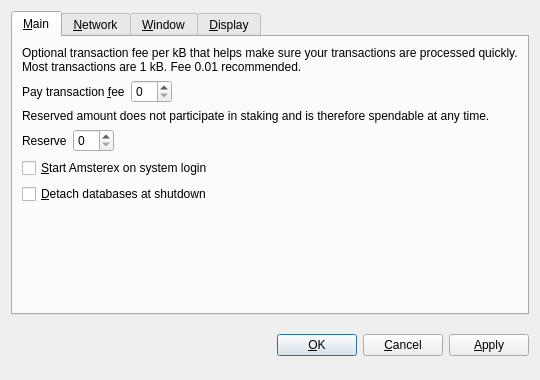
<?xml version="1.0" encoding="UTF-8"?>
<ui version="4.0">
 <class>OptionsDialog</class>
 <widget class="QDialog" name="OptionsDialog">
  <property name="geometry">
   <rect>
    <x>0</x>
    <y>0</y>
    <width>540</width>
    <height>380</height>
   </rect>
  </property>
  <property name="windowTitle">
   <string>Options</string>
  </property>
  <property name="modal">
   <bool>true</bool>
  </property>
  <layout class="QVBoxLayout" name="verticalLayout">
   <item>
    <widget class="QTabWidget" name="tabWidget">
     <property name="tabPosition">
      <enum>QTabWidget::North</enum>
     </property>
     <property name="currentIndex">
      <number>0</number>
     </property>
     <widget class="QWidget" name="tabMain">
      <attribute name="title">
       <string>&amp;Main</string>
      </attribute>
      <layout class="QVBoxLayout" name="verticalLayout_Main">
       <item>
        <widget class="QLabel" name="transactionFeeInfoLabel">
         <property name="text">
          <string>Optional transaction fee per kB that helps make sure your transactions are processed quickly. Most transactions are 1 kB. Fee 0.01 recommended.</string>
         </property>
         <property name="textFormat">
          <enum>Qt::PlainText</enum>
         </property>
         <property name="wordWrap">
          <bool>true</bool>
         </property>
        </widget>
       </item>
       <item>
        <layout class="QHBoxLayout" name="horizontalLayoutFee">
         <item>
          <widget class="QLabel" name="transactionFeeLabel">
           <property name="text">
            <string>Pay transaction &amp;fee</string>
           </property>
           <property name="textFormat">
            <enum>Qt::PlainText</enum>
           </property>
           <property name="buddy">
            <cstring>transactionFee</cstring>
           </property>
          </widget>
         </item>
         <item>
          <widget class="BitcoinAmountField" name="transactionFee"/>
         </item>
         <item>
          <spacer name="horizontalSpacerFee">
           <property name="orientation">
            <enum>Qt::Horizontal</enum>
           </property>
           <property name="sizeHint" stdset="0">
            <size>
             <width>40</width>
             <height>20</height>
            </size>
           </property>
          </spacer>
         </item>
        </layout>
       </item>
       <item>
        <widget class="QLabel" name="reserveBalanceInfoLabel">
         <property name="text">
          <string>Reserved amount does not participate in staking and is therefore spendable at any time.</string>
         </property>
         <property name="textFormat">
          <enum>Qt::PlainText</enum>
         </property>
         <property name="wordWrap">
          <bool>true</bool>
         </property>
        </widget>
       </item>
       <item>
        <layout class="QHBoxLayout" name="horizontalLayoutReserveBalance">
         <item>
          <widget class="QLabel" name="reserveBalanceLabel">
           <property name="text">
            <string>Reserve</string>
           </property>
           <property name="textFormat">
            <enum>Qt::PlainText</enum>
           </property>
           <property name="buddy">
            <cstring>reserveBalance</cstring>
           </property>
          </widget>
         </item>
         <item>
          <widget class="BitcoinAmountField" name="reserveBalance"/>
         </item>
         <item>
          <spacer name="horizontalSpacerReserveBalance">
           <property name="orientation">
            <enum>Qt::Horizontal</enum>
           </property>
           <property name="sizeHint" stdset="0">
            <size>
             <width>40</width>
             <height>20</height>
            </size>
           </property>
          </spacer>
         </item>
        </layout>
       </item>
       <item>
        <widget class="QCheckBox" name="bitcoinAtStartup">
         <property name="toolTip">
          <string>Automatically start Amsterex after logging in to the system.</string>
         </property>
         <property name="text">
          <string>&amp;Start Amsterex on system login</string>
         </property>
        </widget>
       </item>
       <item>
        <widget class="QCheckBox" name="detachDatabases">
         <property name="toolTip">
          <string>Detach block and address databases at shutdown. This means they can be moved to another data directory, but it slows down shutdown. The wallet is always detached.</string>
         </property>
         <property name="text">
          <string>&amp;Detach databases at shutdown</string>
         </property>
        </widget>
       </item>
       <item>
        <spacer name="verticalSpacer_Main">
         <property name="orientation">
          <enum>Qt::Vertical</enum>
         </property>
         <property name="sizeHint" stdset="0">
          <size>
           <width>20</width>
           <height>40</height>
          </size>
         </property>
        </spacer>
       </item>
      </layout>
     </widget>
     <widget class="QWidget" name="tabNetwork">
      <attribute name="title">
       <string>&amp;Network</string>
      </attribute>
      <layout class="QVBoxLayout" name="verticalLayout_Network">
       <item>
        <widget class="QCheckBox" name="mapPortUpnp">
         <property name="toolTip">
          <string>Automatically open the Amsterex client port on the router. This only works when your router supports UPnP and it is enabled.</string>
         </property>
         <property name="text">
          <string>Map port using &amp;UPnP</string>
         </property>
        </widget>
       </item>
       <item>
        <widget class="QCheckBox" name="connectSocks">
         <property name="toolTip">
          <string>Connect to the Amsterex network through a SOCKS proxy (e.g. when connecting through Tor).</string>
         </property>
         <property name="text">
          <string>&amp;Connect through SOCKS proxy:</string>
         </property>
        </widget>
       </item>
       <item>
        <layout class="QHBoxLayout" name="horizontalLayout_Network">
         <item>
          <widget class="QLabel" name="proxyIpLabel">
           <property name="text">
            <string>Proxy &amp;IP:</string>
           </property>
           <property name="textFormat">
            <enum>Qt::PlainText</enum>
           </property>
           <property name="buddy">
            <cstring>proxyIp</cstring>
           </property>
          </widget>
         </item>
         <item>
          <widget class="QValidatedLineEdit" name="proxyIp">
           <property name="maximumSize">
            <size>
             <width>140</width>
             <height>16777215</height>
            </size>
           </property>
           <property name="toolTip">
            <string>IP address of the proxy (e.g. 127.0.0.1)</string>
           </property>
          </widget>
         </item>
         <item>
          <widget class="QLabel" name="proxyPortLabel">
           <property name="text">
            <string>&amp;Port:</string>
           </property>
           <property name="textFormat">
            <enum>Qt::PlainText</enum>
           </property>
           <property name="buddy">
            <cstring>proxyPort</cstring>
           </property>
          </widget>
         </item>
         <item>
          <widget class="QLineEdit" name="proxyPort">
           <property name="maximumSize">
            <size>
             <width>55</width>
             <height>16777215</height>
            </size>
           </property>
           <property name="toolTip">
            <string>Port of the proxy (e.g. 9050)</string>
           </property>
          </widget>
         </item>
         <item>
          <widget class="QLabel" name="socksVersionLabel">
           <property name="text">
            <string>SOCKS &amp;Version:</string>
           </property>
           <property name="textFormat">
            <enum>Qt::PlainText</enum>
           </property>
           <property name="buddy">
            <cstring>socksVersion</cstring>
           </property>
          </widget>
         </item>
         <item>
          <widget class="QValueComboBox" name="socksVersion">
           <property name="toolTip">
            <string>SOCKS version of the proxy (e.g. 5)</string>
           </property>
          </widget>
         </item>
         <item>
          <spacer name="horizontalSpacer_Network">
           <property name="orientation">
            <enum>Qt::Horizontal</enum>
           </property>
           <property name="sizeHint" stdset="0">
            <size>
             <width>40</width>
             <height>20</height>
            </size>
           </property>
          </spacer>
         </item>
        </layout>
       </item>
       <item>
        <spacer name="verticalSpacer_Network">
         <property name="orientation">
          <enum>Qt::Vertical</enum>
         </property>
         <property name="sizeHint" stdset="0">
          <size>
           <width>20</width>
           <height>40</height>
          </size>
         </property>
        </spacer>
       </item>
      </layout>
     </widget>
     <widget class="QWidget" name="tabWindow">
      <attribute name="title">
       <string>&amp;Window</string>
      </attribute>
      <layout class="QVBoxLayout" name="verticalLayout_Window">
       <item>
        <widget class="QCheckBox" name="minimizeToTray">
         <property name="toolTip">
          <string>Show only a tray icon after minimizing the window.</string>
         </property>
         <property name="text">
          <string>&amp;Minimize to the tray instead of the taskbar</string>
         </property>
        </widget>
       </item>
       <item>
        <widget class="QCheckBox" name="minimizeOnClose">
         <property name="toolTip">
          <string>Minimize instead of exit the application when the window is closed. When this option is enabled, the application will be closed only after selecting Quit in the menu.</string>
         </property>
         <property name="text">
          <string>M&amp;inimize on close</string>
         </property>
        </widget>
       </item>
       <item>
        <spacer name="verticalSpacer_Window">
         <property name="orientation">
          <enum>Qt::Vertical</enum>
         </property>
         <property name="sizeHint" stdset="0">
          <size>
           <width>20</width>
           <height>40</height>
          </size>
         </property>
        </spacer>
       </item>
      </layout>
     </widget>
     <widget class="QWidget" name="tabDisplay">
      <attribute name="title">
       <string>&amp;Display</string>
      </attribute>
      <layout class="QVBoxLayout" name="verticalLayout_Display">
       <item>
        <layout class="QHBoxLayout" name="horizontalLayout_1_Display">
         <item>
          <widget class="QLabel" name="langLabel">
           <property name="text">
            <string>User Interface &amp;language:</string>
           </property>
           <property name="textFormat">
            <enum>Qt::PlainText</enum>
           </property>
           <property name="buddy">
            <cstring>lang</cstring>
           </property>
          </widget>
         </item>
         <item>
          <widget class="QValueComboBox" name="lang">
           <property name="toolTip">
            <string>The user interface language can be set here. This setting will take effect after restarting Amsterex.</string>
           </property>
          </widget>
         </item>
        </layout>
       </item>
       <item>
        <layout class="QHBoxLayout" name="horizontalLayout_2_Display">
         <item>
          <widget class="QLabel" name="unitLabel">
           <property name="text">
            <string>&amp;Unit to show amounts in:</string>
           </property>
           <property name="textFormat">
            <enum>Qt::PlainText</enum>
           </property>
           <property name="buddy">
            <cstring>unit</cstring>
           </property>
          </widget>
         </item>
         <item>
          <widget class="QValueComboBox" name="unit">
           <property name="toolTip">
            <string>Choose the default subdivision unit to show in the interface and when sending coins.</string>
           </property>
          </widget>
         </item>
        </layout>
       </item>
       <item>
        <widget class="QCheckBox" name="useAmsterexTheme">
         <property name="text">
          <string>Use Amsterex visual theme (requires restart)</string>
         </property>
        </widget>
       </item>
       <item>
        <widget class="QCheckBox" name="displayAddresses">
         <property name="toolTip">
          <string>Whether to show Amsterex addresses in the transaction list or not.</string>
         </property>
         <property name="text">
          <string>&amp;Display addresses in transaction list</string>
         </property>
        </widget>
       </item>
       <item>
        <widget class="QCheckBox" name="coinControlFeatures">
         <property name="toolTip">
          <string>Whether to show coin control features or not.</string>
         </property>
         <property name="text">
          <string>Display coin &amp;control features (experts only!)</string>
         </property>
        </widget>
       </item>
       <item>
        <spacer name="verticalSpacer_Display">
         <property name="orientation">
          <enum>Qt::Vertical</enum>
         </property>
         <property name="sizeHint" stdset="0">
          <size>
           <width>20</width>
           <height>40</height>
          </size>
         </property>
        </spacer>
       </item>
      </layout>
     </widget>
    </widget>
   </item>
   <item>
    <layout class="QHBoxLayout" name="horizontalLayout_Buttons">
     <item>
      <spacer name="horizontalSpacer_1">
       <property name="orientation">
        <enum>Qt::Horizontal</enum>
       </property>
       <property name="sizeHint" stdset="0">
        <size>
         <width>40</width>
         <height>48</height>
        </size>
       </property>
      </spacer>
     </item>
     <item>
      <widget class="QLabel" name="statusLabel">
       <property name="font">
        <font>
         <weight>75</weight>
         <bold>true</bold>
        </font>
       </property>
       <property name="text">
        <string/>
       </property>
       <property name="textFormat">
        <enum>Qt::PlainText</enum>
       </property>
       <property name="wordWrap">
        <bool>true</bool>
       </property>
      </widget>
     </item>
     <item>
      <spacer name="horizontalSpacer_2">
       <property name="orientation">
        <enum>Qt::Horizontal</enum>
       </property>
       <property name="sizeHint" stdset="0">
        <size>
         <width>40</width>
         <height>48</height>
        </size>
       </property>
      </spacer>
     </item>
     <item>
      <widget class="QPushButton" name="okButton">
       <property name="text">
        <string>&amp;OK</string>
       </property>
      </widget>
     </item>
     <item>
      <widget class="QPushButton" name="cancelButton">
       <property name="text">
        <string>&amp;Cancel</string>
       </property>
       <property name="autoDefault">
        <bool>false</bool>
       </property>
      </widget>
     </item>
     <item>
      <widget class="QPushButton" name="applyButton">
       <property name="text">
        <string>&amp;Apply</string>
       </property>
       <property name="autoDefault">
        <bool>false</bool>
       </property>
      </widget>
     </item>
    </layout>
   </item>
  </layout>
 </widget>
 <customwidgets>
  <customwidget>
   <class>QValidatedLineEdit</class>
   <extends>QLineEdit</extends>
   <header>qvalidatedlineedit.h</header>
  </customwidget>
  <customwidget>
   <class>BitcoinAmountField</class>
   <extends>QSpinBox</extends>
   <header>bitcoinamountfield.h</header>
  </customwidget>
  <customwidget>
   <class>QValueComboBox</class>
   <extends>QComboBox</extends>
   <header>qvaluecombobox.h</header>
  </customwidget>
 </customwidgets>
 <resources/>
 <connections/>
</ui>
